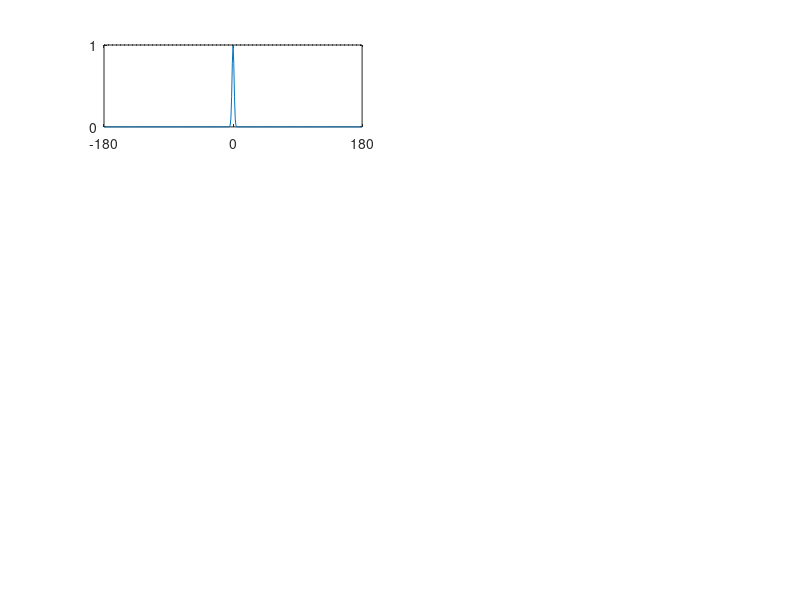

Write MATLAB code to recreate this figure. (Note: this script raises an error after producing the figure.)
function plotZeroResp()
% Plot the effect of tuning width on the response to zero coherence

  figure(1);
  clf;

  sigmaDeg = [1, 2, 5, 10, 20, 50, 100, 180];
  for s = 1:8
    plotOneSigma(s, sigmaDeg(s));
  end
end

function plotOneSigma(plotIndex, sigmaDeg)

  sigmaRad = deg2rad(sigmaDeg);
  r0 = sqrt(2.0 * pi) * sigmaRad / 2.0 * (erf(pi / (sqrt(2.0) * sigmaRad)) - erf(-pi / (sqrt(2.0) * sigmaRad))) / ...
    (2.0 * pi);
  r0 = 0.5 * (erf(pi / (sigmaRad)) - erf(-pi / (sigmaRad)));
  subplot(4, 2, plotIndex);
  x = deg2rad(-180:180);
  y = exp(-(x.^2)/(2 * deg2rad(sigmaDeg))^2);
  plot(x, y);
  hold on;
  plot([x(1), x(end)], [r0, r0], 'k:');
  axis([x(1), x(end), 0, 1]);
  xticks(deg2rad([-180, 0, 180]));
  xticklabels({'-180', '0', '180'});
  yticks([0, 1]);
  plotText = {strcat(sprintf('sigma = %.0f', sigmaDeg), char(176)), ...
    sprintf('R_0 = %.2f', r0)};
  if plotIndex >= 7
    text(0.05, 0.05, plotText, HorizontalAlignment='left', VerticalAlignment='bottom', units='normalized');
    xlabel('Direction (deg)');
    if plotIndex == 7
      ylabel('Normalized Response');
    end
  else
    text(0.05, 0.95, plotText, HorizontalAlignment='left', VerticalAlignment='top', units='normalized');
  end
end